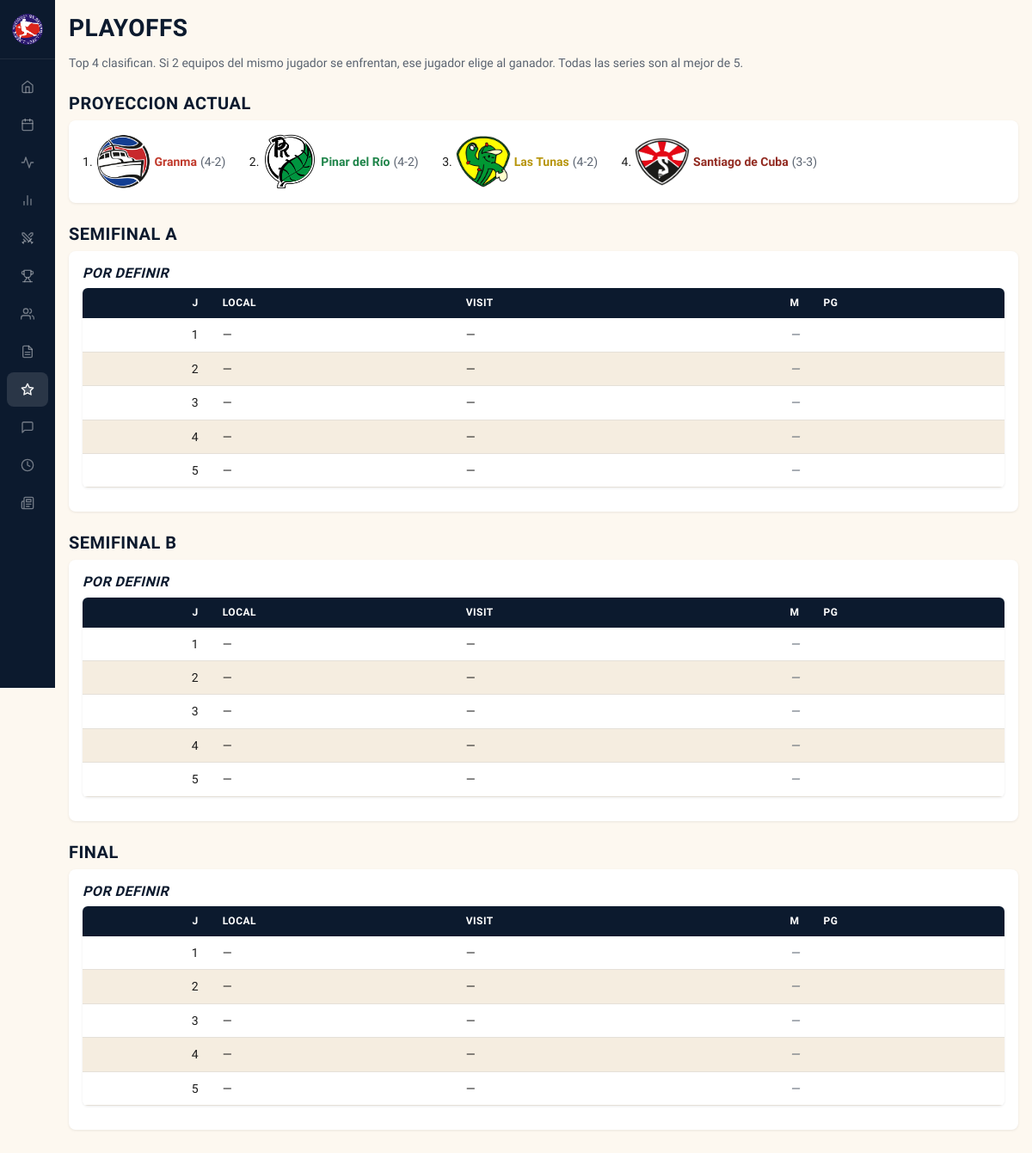
The app's page /playoffs with its own data.
### tables this page shows
CREATE TABLE teams (
            id INTEGER PRIMARY KEY,
            name TEXT NOT NULL,
            short_name TEXT NOT NULL,
            full_name TEXT NOT NULL,
            owner TEXT NOT NULL,
            rank_overall INTEGER,
            rank_pitching INTEGER,
            rank_batting INTEGER,
            rank_fielding INTEGER,
            rank_speed INTEGER,
            rank_pre_draft INTEGER,
            rank_post_draft INTEGER,
            color_primary TEXT,
            color_secondary TEXT,
            logo_file TEXT,
            banner_file TEXT
        );

CREATE TABLE schedule (
            id INTEGER PRIMARY KEY,
            game_num INTEGER,
            week_num INTEGER,
            home_team_id INTEGER REFERENCES teams(id),
            away_team_id INTEGER REFERENCES teams(id),
            phase TEXT DEFAULT 'regular',
            series_game INTEGER
        );

### blueprints/playoffs/routes.py (the view)
@playoffs_bp.route('/playoffs')
def playoffs() -> str:
    return render_template('playoffs.html',
                           semi_a=get_series('semi_a'),
                           semi_b=get_series('semi_b'),
                           final=get_series('final'),
                           standings=get_standings())

### app.py (called while the page is built)
def _register_static_versioning(app: Flask) -> None:
    @app.url_defaults
    def _inject_static_version(endpoint: str, values: dict) -> None:
        if endpoint != 'static' or 'v' in values:
            return
        filename = values.get('filename')
        if not filename:
            return
        path = os.path.join(app.static_folder or '', filename)
        try:
            values['v'] = int(os.path.getmtime(path))
        except OSError:
            pass

### blueprints/playoffs/services.py (called while the page is built)
def get_series(phase: str) -> list[sqlite3.Row]:
    return get_db().execute("""
        SELECT s.*, g.home_runs, g.away_runs, g.date, g.id as game_id,
            ht.name as home_name, ht.short_name as home_short,
            ht.color_primary as home_color, ht.logo_file as home_logo,
            at.name as away_name, at.short_name as away_short,
            at.color_primary as away_color, at.logo_file as away_logo,
            wp.name as wp_name
        FROM schedule s
        LEFT JOIN teams ht ON s.home_team_id = ht.id
        LEFT JOIN teams at ON s.away_team_id = at.id
        LEFT JOIN games g ON g.schedule_id = s.id
        LEFT JOIN players wp ON g.winning_pitcher_id = wp.id
        WHERE s.phase = ?
        ORDER BY s.series_game
    """, (phase,)).fetchall()

### db.py (called while the page is built)
def get_db() -> sqlite3.Connection:
    if 'db' not in g:
        from flask import current_app
        g.db = sqlite3.connect(current_app.config['DB_PATH'])
        g.db.row_factory = sqlite3.Row
        cursor = g.db.cursor()
        cursor.execute('PRAGMA journal_mode=WAL')
        cursor.execute('PRAGMA synchronous=NORMAL')
        cursor.execute('PRAGMA foreign_keys=ON')
        cursor.execute('PRAGMA busy_timeout=5000')
        cursor.close()
    return g.db

### models/base.py (called while the page is built)
    def __getattr__(self, name: str) -> Any:
        try:
            return self._row[name]
        except (IndexError, KeyError) as e:
            raise AttributeError(
                f"{type(self).__name__} has no attribute or column {name!r}"
            ) from e

    @property
    def row(self) -> sqlite3.Row:
        return self._row

### models/team.py (called while the page is built)
    @property
    def games(self) -> int:
        return self.wins + self.losses

    @property
    def pct_float(self) -> float:
        return self.wins / self.games if self.games else 0.0

    @property
    def pct(self) -> str:
        return f"{self.pct_float:.3f}" if self.games else ".000"

    @property
    def diff(self) -> int:
        return self.rs - self.ra

### templates/playoffs.html (shortened to what this page needs)
{% extends "base.html" %}
{% from 'components/logo_img.html' import logo_img %}
{% from 'components/team_link.html' import team_link %}
{% from 'components/series_table.html' import series_table %}
{% block content %}
<h1>Playoffs</h1>
<p class="text-muted mb-4">
    Top 4 clasifican. Si 2 equipos del mismo jugador se enfrentan, ese jugador elige al ganador.
    Todas las series son al mejor de 5.
</p>
{% if standings %}
<h2>Proyeccion Actual</h2>
<div class="card">
    {% for s in standings[:4] %}
    <span class="playoff-seed">
        {{ loop.index }}.
        {{ team_link(s.short_name, s.name, s.color_primary, s.logo_file) }}
        <span class="text-muted">({{ s.wins }}-{{ s.losses }})</span>
    </span>
    {% endfor %}
</div>
{% endif %}
<div class="bracket">
    <div class="bracket-round">
        {{ series_table('Semifinal A', semi_a) }}
        {{ series_table('Semifinal B', semi_b) }}
    </div>
    <div class="bracket-round">
        {{ series_table('Final', final) }}
    </div>
</div>
{% endblock %}

### templates/components/logo_img.html
{% macro logo_img(logo_file, css_class='inline-logo', alt='') %}
{% if logo_file %}
    {%- set dims = {
        'inline-logo':    64,
        'inline-logo-md': 32,
        'inline-logo-sm': 16,
        'team-logo':      56,
        'sched-logo':     72,
        'game-card-bg game-card-bg-left':  64,
        'game-card-bg game-card-bg-right': 64,
    } -%}
    {%- set size = dims.get(css_class) -%}
<img src="{{ url_for('static', filename='graphics/' + logo_file) }}"
     class="{{ css_class }}" alt="{{ alt }}" loading="lazy" decoding="async"
     {%- if size %} width="{{ size }}" height="{{ size }}"{% endif %}>
{% endif %}
{% endmacro %}

### templates/components/team_link.html
{% from 'components/logo_img.html' import logo_img %}
{% macro team_link(short_name, name, color, logo_file=None) %}
{{ logo_img(logo_file) }}
<a href="{{ url_for('teams.team', short=short_name) }}" class="team-color-bold" style="--team-color: {{ color }}">{{ name }}</a>
{% endmacro %}

### templates/components/series_table.html
{% macro series_table(title, games) %}
<h2>{{ title }}</h2>
<div class="series-card">
    {% if games and games[0].home_name %}
        <h3>{{ games[0].home_name }} vs {{ games[0].away_name }}</h3>
    {% else %}
        <h3 class="game-unplayed">Por definir</h3>
    {% endif %}
    <table>
        <thead><tr><th class="num">J</th><th>Local</th><th>Visit</th><th class="num">M</th><th>PG</th></tr></thead>
        <tbody>
        {% for g in games %}
        <tr>
            <td class="num">{{ g.series_game }}</td>
            <td>{{ g.home_short or '—' }}</td>
            <td>{{ g.away_short or '—' }}</td>
            {% if g.home_runs is not none %}
            <td class="num">{{ g.home_runs }}-{{ g.away_runs }}</td>
            <td>{{ g.wp_name or '' }}</td>
            {% else %}
            <td class="num game-unplayed">—</td>
            <td></td>
            {% endif %}
        </tr>
        {% endfor %}
        </tbody>
    </table>
</div>
{% endmacro %}

### static/style.css (style rules this page uses)
:root { --navy-900: #0C1A2E; --navy-800: #132B4A; --navy-700: #1B3254; --navy-500: #2D4F7E; --red-600: #C62828; --red-700: #A51C1C; --cream-50: #FDF8F0; --cream-100: #F5EDE0; --cream-200: #E8DCC8; --white: #FFFFFF; --gray-600: #5A5A5A; --gray-400: #9E9E9E; --green-600: #2E7D32; --gold-500: #D4A017; --ernesto: #2b6cb0; --junior: #c05621; --text-primary: #1A1A1A; --text-secondary: #5A6370; --border: #E5E0D8; --shadow-sm: 0 1px 3px rgba(0,0,0,0.08); --shadow-md: 0 4px 12px rgba(0,0,0,0.12); --sidebar-width: 200px; --sidebar-collapsed: 64px; --text-xs: 0.6875rem; --text-sm: 0.75rem; --text-base: 0.875rem; --text-lg: 1rem; --text-xl: 1.25rem; --text-2xl: 1.75rem; --text-3xl: 2.25rem; --space-1: 4px; --space-2: 8px; --space-3: 12px; --space-4: 16px; --space-5: 24px; --space-6: 32px; --space-7: 48px; --space-8: 64px; --bg: var(--cream-50); --bg-alt: var(--cream-100); --card: var(--white); --text: var(--text-primary); --muted: var(--text-secondary); --accent: var(--red-600); --link: var(--navy-700); --green: var(--green-600); --red: var(--red-600); --gold: var(--gold-500); }
*, *::before, *::after { margin: 0; padding: 0; box-sizing: border-box; }
body { font-family: 'Source Sans 3', system-ui, -apple-system, sans-serif; background: var(--cream-50); color: var(--text-primary); line-height: 1.6; font-size: var(--text-base); }
a { color: var(--navy-700); text-decoration: none; transition: color 120ms; }
h1, h2, h3 { font-family: 'Barlow Condensed', 'Arial Narrow', sans-serif; text-transform: uppercase; letter-spacing: 0.5px; line-height: 1.2; }
h1 { color: var(--navy-900); margin-bottom: var(--space-3); font-size: var(--text-2xl); font-weight: 800; }
h2 { color: var(--navy-900); margin: var(--space-5) 0 var(--space-2); font-size: var(--text-xl); font-weight: 700; }
h3 { color: var(--navy-900); font-size: var(--text-lg); font-weight: 700; }
.card { background: var(--white); border-radius: 8px; padding: var(--space-4); margin-bottom: var(--space-3); box-shadow: var(--shadow-sm); transition: box-shadow 200ms ease; }
.series-card { background: var(--white); border-radius: 8px; padding: var(--space-4); margin-bottom: var(--space-3); box-shadow: var(--shadow-sm); }
.series-card h3 { color: var(--navy-900); margin-bottom: var(--space-2); font-size: var(--text-lg); }
table { width: 100%; border-collapse: collapse; margin-bottom: var(--space-3); background: var(--white); border-radius: 6px; overflow: hidden; box-shadow: var(--shadow-sm); }
th { background: var(--navy-900); color: var(--white); padding: var(--space-2) var(--space-3); text-align: left; font-family: 'Barlow Condensed', sans-serif; font-size: var(--text-sm); font-weight: 700; text-transform: uppercase; letter-spacing: 0.5px; }
td { padding: var(--space-2) var(--space-4) var(--space-2) var(--space-3); border-bottom: 1px solid var(--border); font-size: var(--text-base); }
th { padding-right: var(--space-4); }
td:last-child, th:last-child { padding-right: var(--space-5); }
tbody tr:nth-child(even) { background: var(--cream-100); }
.num { text-align: right; font-variant-numeric: tabular-nums; }
.inline-logo { height: 64px; width: 64px; object-fit: contain; vertical-align: middle; }
.game-unplayed { color: var(--text-secondary); font-style: italic; }
.text-muted { color: var(--text-secondary); }
.mb-4 { margin-bottom: var(--space-4); }
.team-color-bold { color: var(--team-color); font-weight: 600; }
.playoff-seed { display: inline-flex; align-items: center; gap: var(--space-1); margin-right: var(--space-5); }
.card, .game-card, .analyst-chip, .tweet, .sched-row { animation: fadeInUp 200ms ease-out both; }

### records on screen
teams: logo_file (picture), name "Granma", wins "4", losses "2"
teams: logo_file (picture), name "Pinar del Río", wins "4", losses "2"
teams: logo_file (picture), name "Las Tunas", wins "4", losses "2"
teams: logo_file (picture), name "Santiago de Cuba", wins "3", losses "3"
schedule: series_game "1", home_short "—", away_short "—"
schedule: series_game "2", home_short "—", away_short "—"
schedule: series_game "3", home_short "—", away_short "—"
schedule: series_game "4", home_short "—", away_short "—"
schedule: series_game "5", home_short "—", away_short "—"
schedule: series_game "1", home_short "—", away_short "—"
schedule: series_game "2", home_short "—", away_short "—"
schedule: series_game "3", home_short "—", away_short "—"
schedule: series_game "4", home_short "—", away_short "—"
schedule: series_game "5", home_short "—", away_short "—"
schedule: series_game "1", home_short "—", away_short "—"
schedule: series_game "2", home_short "—", away_short "—"
schedule: series_game "3", home_short "—", away_short "—"
schedule: series_game "4", home_short "—", away_short "—"
schedule: series_game "5", home_short "—", away_short "—"

### other values on screen
{{ title }} "SEMIFINAL A SEMIFINAL B FINAL"
